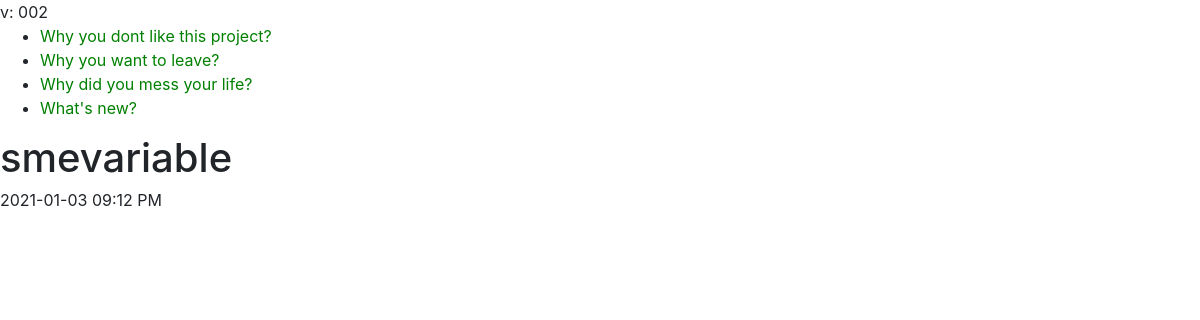
Screenshot of /polls/ with the database file from the repository.
### polls/models.py (models this page shows, shortened)
class Question(models.Model):
    question_text = models.CharField(
        max_length=200,
        )
    pub_date = models.DateTimeField('date published')
    def was_published_recently(self):
        now = timezone.now()
        return now - datetime.timedelta(days=1) <= self.pub_date <= now
    was_published_recently.admin_order_field = 'pub_date'
    was_published_recently.boolean = True
    was_published_recently.short_description = 'Published recently?'

### polls/views.py (the view)
# urls.py: path('', views.IndexView.as_view(), name='index'),
class IndexView(generic.ListView):
    template_name = 'polls/index.html'
    context_object_name = 'latest_question_list'
    def get_queryset(self):
        return Question.objects.filter(
            pub_date__lte=timezone.now()
        ).order_by('-pub_date')[:5]

### polls/templatetags/poll_extras.py (called while the page is built)
@register.filter(name='cut', is_safe=True)
def cut(value, arg):
    return value.replace(arg, '')

@register.simple_tag(name='current_time')
def current_time(format_string):
    return datetime.datetime.now().strftime(format_string)

### polls/templates/polls/index.html (shortened to what this page needs)
{% load poll_extras %}
{% load static %}
<link rel="stylesheet" href="{% static 'boards/css/bootstrap.min.css' %}">
<link rel="stylesheet" type="text/css" href="{% static 'polls/style.css' %}">
{% if latest_question_list %}
    <ul>
    {% for question in latest_question_list %}
        <li><a href="{% url 'polls:detail' question.id %}">{{ question.question_text }}</a></li>
    {% endfor %}
    </ul>
{% else %}
    <p>No polls are available.</p>
{% endif %}
<h1>{{ 'soooooooomevariable'|cut:"oo" }}</h1>
{% current_time format_string="%Y-%m-%d %I:%M %p" %}

### polls/static/polls/style.css (style rules this page uses)
li a { color: green; }

### rows the page displays
Question: question_text "Why you dont like this project?"
Question: question_text "Why you want to leave?"
Question: question_text "Why did you mess your life?"
Question: question_text "What's new?"

### other values shown
{{ 'soooooooomevariable'|cut:"oo" }} "smevariable"
